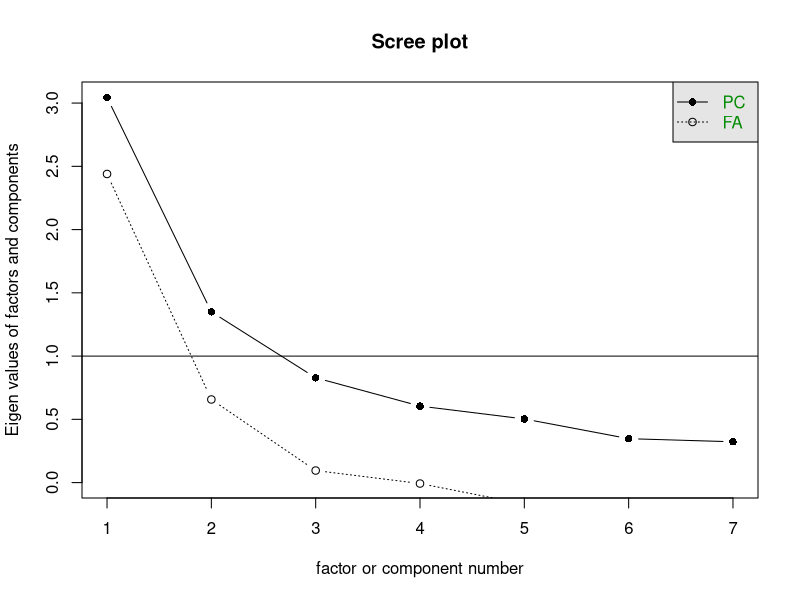
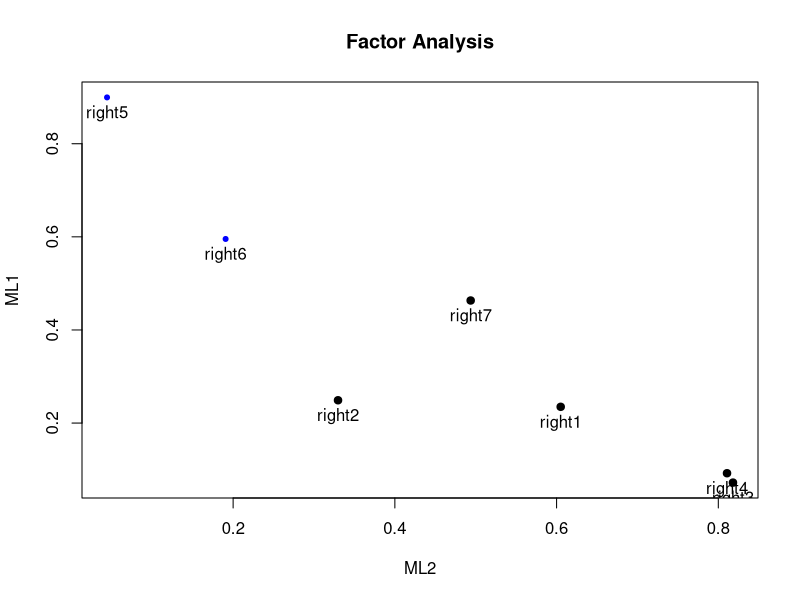
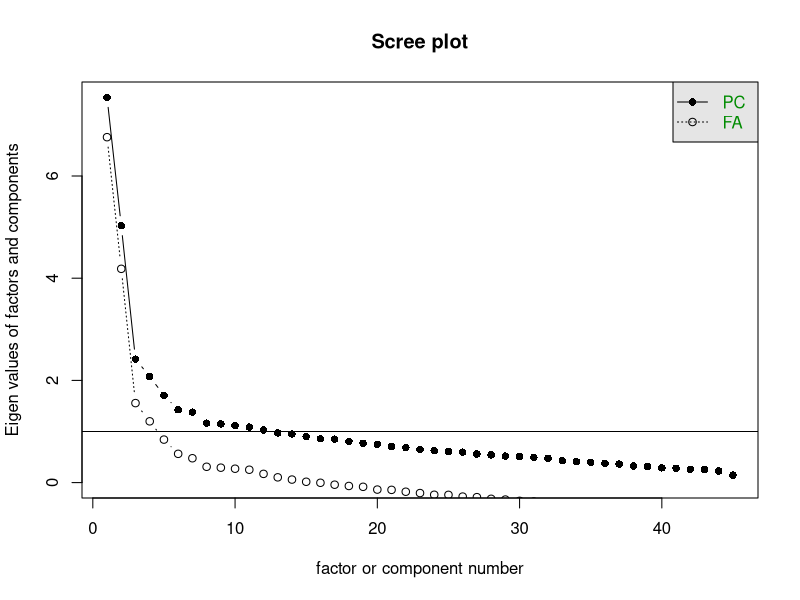

The R source for these figures, in order:
## ---- chunk 1
library(tidyverse)
library(haven)
library(psych)
library(skimr)
## ---- chunk 2
muslimrights <- read_dta("data/muslimrights.dta")

rights_items <- muslimrights |> 
               select(right1:right7)
## ---- chunk 3
rights_items |> 
  skim()
## ---- chunk 4
cor(
  rights_items,
  use = "pairwise.complete.obs"
)

scree(rights_items)
## ---- chunk 5
fa_muslim_unrotated <- fa(
  rights_items,
  nfactors = 2,
  fm = "ml",
  rotate = "none"
)

fa_muslim_varimax <- fa(
  rights_items,
  nfactors = 2,
  fm = "ml",
  rotate = "varimax"
)
## ---- chunk 6
fa_muslim_unrotated
fa_muslim_varimax
## ---- chunk 7
fa.plot(fa_muslim_varimax, labels = rownames(fa_muslim_varimax$loadings))
## ---- chunk 8
fa_muslim_promax <- fa(
  rights_items,
  nfactors = 2,
  fm = "ml",
  rotate = "promax"
)

fa_muslim_promax
## ---- chunk 9
bsri <- read_dta("data/bsri.dta")
## ---- chunk 10
bsri |>
  skim()
## ---- chunk 11
scree(bsri)
## ---- chunk 12
fa_bsri_2 <- fa(
  bsri,
  nfactors = 2,
  fm = "ml",
  rotate = "promax"
)

fa_bsri_2
## ---- chunk 13
fa_bsri_5 <- fa(
  bsri,
  nfactors = 5,
  fm = "ml",
  rotate = "promax"
)
print(fa_bsri_5$loadings, cutoff = .40)
